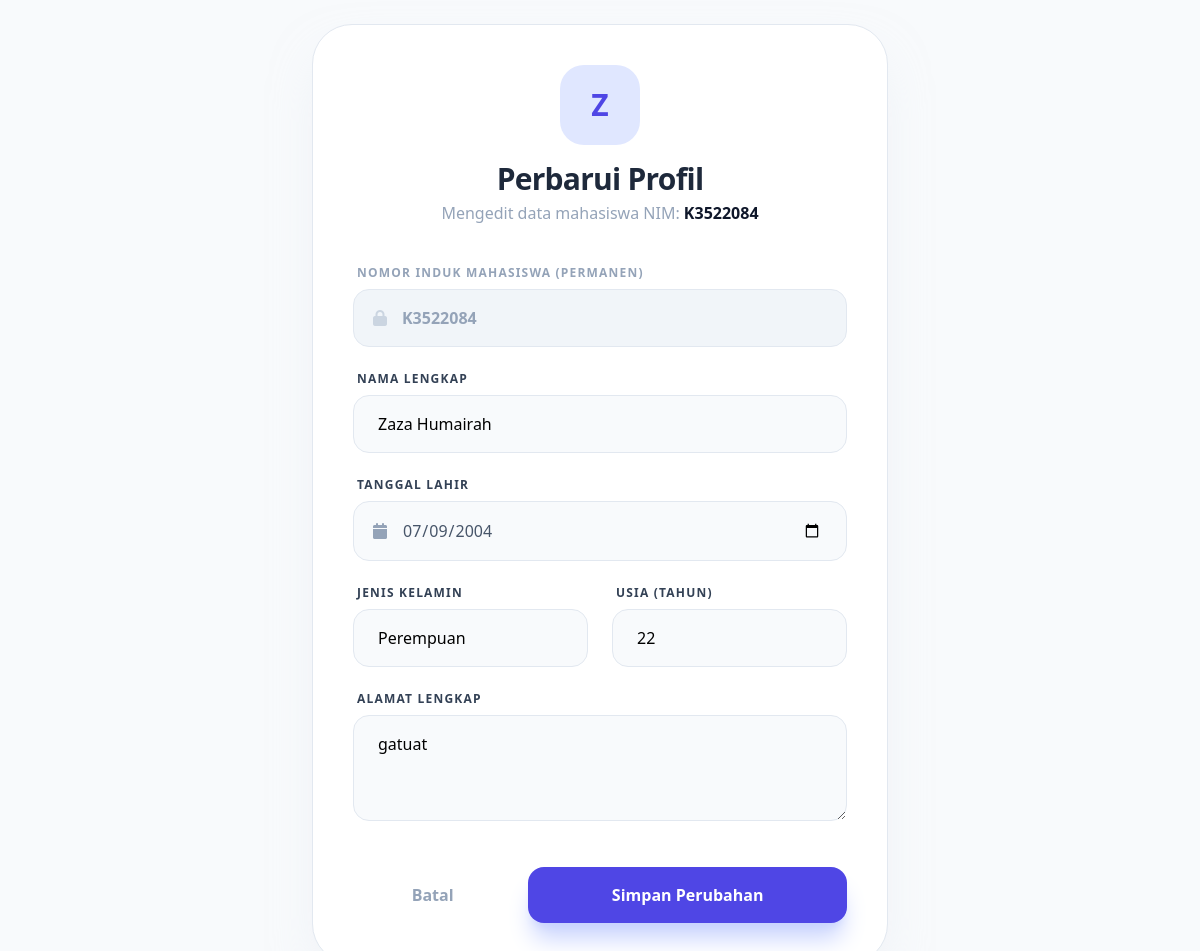
The app's page /edit.php?nim=K3522084 with its own data.
### tables this page shows
CREATE TABLE `mahasiswa` (
  `nim` varchar(15) NOT NULL,
  `nama` varchar(100) NOT NULL,
  `alamat` text DEFAULT NULL,
  `tanggal_lahir` date DEFAULT NULL,
  `gender` enum('Laki-laki','Perempuan') DEFAULT NULL,
  `usia` int(3) DEFAULT NULL
);

### edit.php (the view, shortened to what this page needs)
<?php
include 'koneksi.php';
$nim = mysqli_real_escape_string($conn, $_GET['nim']);
$result = mysqli_query($conn, "SELECT * FROM mahasiswa WHERE nim = '$nim'");
$data = mysqli_fetch_assoc($result);
?>
<!DOCTYPE html>
<html lang="id">
<head>
    <script src="https://cdn.tailwindcss.com"></script>
    <link href="https://cdnjs.cloudflare.com/ajax/libs/font-awesome/6.0.0/css/all.min.css" rel="stylesheet">
</head>
<body class="bg-slate-50 flex items-center justify-center min-h-screen p-6">
    <div class="w-full max-w-xl bg-white p-10 rounded-[40px] border border-slate-200 shadow-2xl shadow-slate-200/50">
        <div class="mb-10 text-center">
            <div class="w-20 h-20 bg-indigo-100 text-indigo-600 rounded-3xl flex items-center justify-center text-3xl font-bold mx-auto mb-4">
                <?= substr($data['nama'], 0, 1) ?>
            </div>
            <h2 class="text-3xl font-extrabold text-slate-800 tracking-tight">Perbarui Profil</h2>
            <p class="text-slate-400 font-medium mt-1">Mengedit data mahasiswa NIM: <span class="text-slate-900 font-bold"><?= $data['nim'] ?></span></p>
        </div>
        <form action="" method="POST" class="space-y-6">
            <div>
                <label class="block text-xs font-extrabold text-slate-400 uppercase tracking-widest mb-2 ml-1">Nomor Induk Mahasiswa (Permanen)</label>
                <div class="relative">
                    <i class="fa-solid fa-lock absolute left-5 top-1/2 -translate-y-1/2 text-slate-300"></i>
                    <input type="text" value="<?= $data['nim'] ?>" readonly
                           class="w-full pl-12 pr-6 py-4 bg-slate-100 border border-slate-200 rounded-2xl text-slate-400 font-bold cursor-not-allowed outline-none">
                </div>
            </div>
            <div>
                <label class="block text-xs font-extrabold text-slate-700 uppercase tracking-widest mb-2 ml-1">Nama Lengkap</label>
                <input type="text" name="nama" value="<?= $data['nama'] ?>" required
                       class="w-full px-6 py-4 bg-slate-50 border border-slate-200 rounded-2xl focus:ring-4 focus:ring-indigo-500/10 focus:border-indigo-500 outline-none transition">
            </div>
            <div>
                <label class="block text-xs font-extrabold text-slate-700 uppercase tracking-widest mb-2 ml-1">Tanggal Lahir</label>
                <div class="relative">
                    <i class="fa-solid fa-calendar absolute left-5 top-1/2 -translate-y-1/2 text-slate-400"></i>
                    <input type="date" name="tanggal_lahir" value="<?= $data['tanggal_lahir'] ?>" required
                           class="w-full pl-12 pr-6 py-4 bg-slate-50 border border-slate-200 rounded-2xl focus:ring-4 focus:ring-indigo-500/10 focus:border-indigo-500 outline-none transition text-slate-600">
                </div>
            </div>
            <div class="grid grid-cols-1 md:grid-cols-2 gap-6">
                <div>
                    <label class="block text-xs font-extrabold text-slate-700 uppercase tracking-widest mb-2 ml-1">Jenis Kelamin</label>
                    <select name="gender" required
                            class="w-full px-6 py-4 bg-slate-50 border border-slate-200 rounded-2xl focus:ring-4 focus:ring-indigo-500/10 focus:border-indigo-500 outline-none transition appearance-none cursor-pointer">
                        <option value="Perempuan" <?= $data['gender'] == 'Perempuan' ? 'selected' : '' ?>>Perempuan</option>
                    </select>
                </div>
                <div>
                    <label class="block text-xs font-extrabold text-slate-700 uppercase tracking-widest mb-2 ml-1">Usia (Tahun)</label>
                    <input type="number" name="usia" value="<?= $data['usia'] ?>" required
                           class="w-full px-6 py-4 bg-slate-50 border border-slate-200 rounded-2xl focus:ring-4 focus:ring-indigo-500/10 focus:border-indigo-500 outline-none transition">
                </div>
            </div>
            <div>
                <label class="block text-xs font-extrabold text-slate-700 uppercase tracking-widest mb-2 ml-1">Alamat Lengkap</label>
                <textarea name="alamat" rows="3" required
                          class="w-full px-6 py-4 bg-slate-50 border border-slate-200 rounded-2xl focus:ring-4 focus:ring-indigo-500/10 focus:border-indigo-500 outline-none transition"><?= $data['alamat'] ?></textarea>
            </div>
            <div class="flex items-center gap-4 pt-4">
                <a href="admin.php"
                   class="flex-1 text-center py-4 rounded-2xl font-bold text-slate-400 hover:text-slate-600 transition">
                   Batal
                </a>
                <button type="submit" name="update"
                        class="flex-[2] bg-indigo-600 text-white font-extrabold py-4 rounded-2xl shadow-xl shadow-indigo-200 hover:bg-indigo-700 hover:scale-[1.02] active:scale-[0.98] transition">
                    Simpan Perubahan
                </button>
            </div>
        </form>
    </div>
</body>
</html>

### records on screen
mahasiswa: nama "Z", nim "K3522084", nama "Zaza Humairah", tanggal_lahir "07/09/2004", gender "Perempuan", usia "22", alamat "gatuat"
